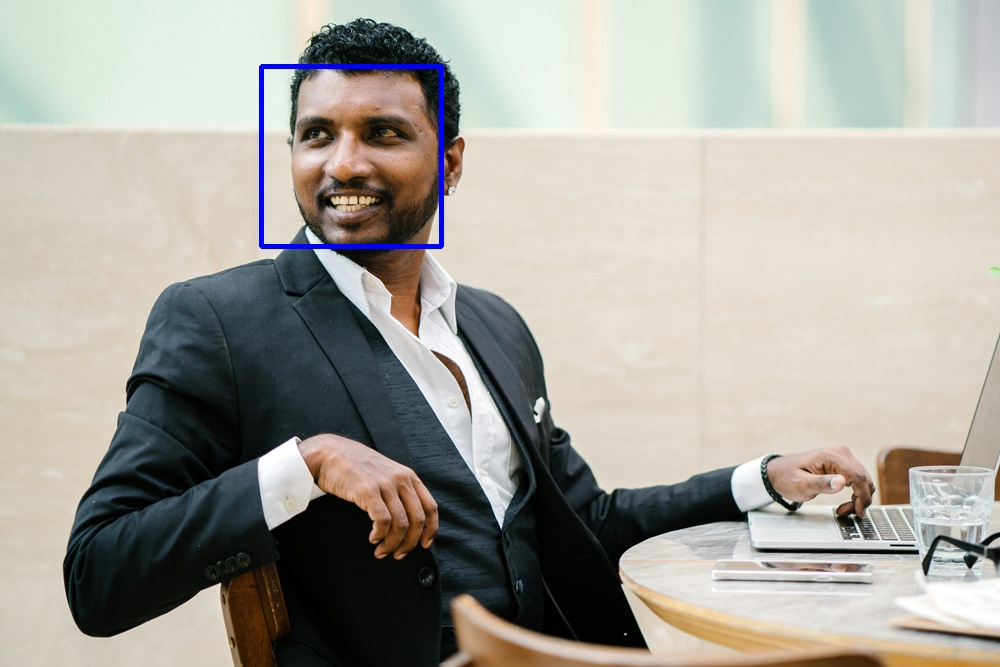
#> input picture uploads/Man-Stock-Photos.jpg, 1000 x 667 px
$ python face_detection.py uploads/Man-Stock-Photos.jpg
#> lines starting #> are read from the running program, lines starting #| are printed output that depends on the picture; after the words box and inside, x2 and y2 are one past the last pixel; in counts of white or black regions, pixels touching at a corner belong together
import cv2
import argparse

# Load the pre-trained Haar Cascade face detector provided by OpenCV
face_cascade = cv2.CascadeClassifier(cv2.data.haarcascades + 'haarcascade_frontalface_default.xml')
eye_cascade = cv2.CascadeClassifier(cv2.data.haarcascades + 'haarcascade_eye.xml')

def detect_single_human_face(image_path):
    # Load the image
#> called with image_path = 'uploads/Man-Stock-Photos.jpg'
    image = cv2.imread(image_path)
#> image is the input picture: shape (667, 1000, 3); mean B, G, R 155.8, 164.1, 166.2

    # Convert the image to grayscale (required for detection)
    gray_image = cv2.cvtColor(image, cv2.COLOR_BGR2GRAY)
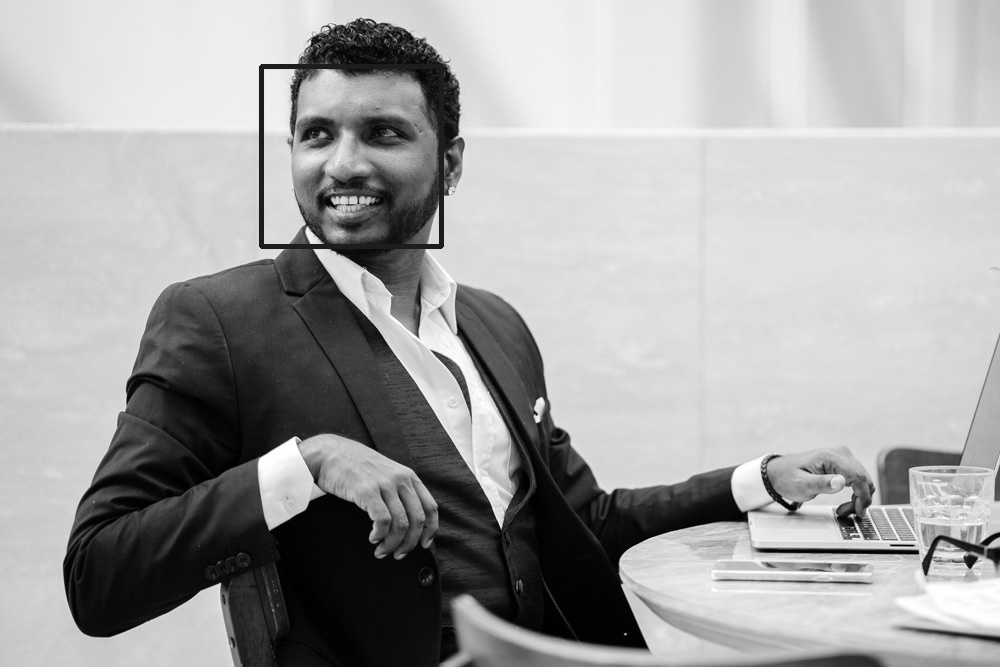
#> gray_image: shape (667, 1000); min 0, max 255, mean 163.8

    # Detect faces in the image
    faces = face_cascade.detectMultiScale(gray_image, scaleFactor=1.1, minNeighbors=5, minSize=(30, 30))
#> faces = [[260, 66, 180, 180]]

    # Filter out false positives using eye detection
    valid_faces = []
    for (x, y, w, h) in faces:
        face_roi = gray_image[y:y+h, x:x+w]
        eyes = eye_cascade.detectMultiScale(face_roi)
        if len(eyes) >= 2:  # A valid face should have at least two eyes
            valid_faces.append((x, y, w, h))
#> this loop made 1 pass
#> (x, y, w, h, eyes) on pass 1: (260, 66, 180, 180, [[34, 43, 48, 48], [87, 37, 55, 55]])
#> pass 1, in detect_single_human_face, `face_roi = gray_image[y:y+h, x:x+w]`:
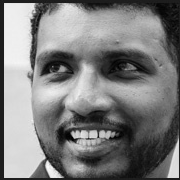
#> face_roi: shape (180, 180); min 0, max 250, mean 126.2
#> after the loop, valid_faces = [(260, 66, 180, 180)]


    print(len(valid_faces))
#| 1

    # Draw rectangles around the detected faces
    for (x, y, w, h) in valid_faces:
        cv2.rectangle(image, (x, y), (x + w, y + h), (255, 0, 0), 2)
#> this loop made 1 pass
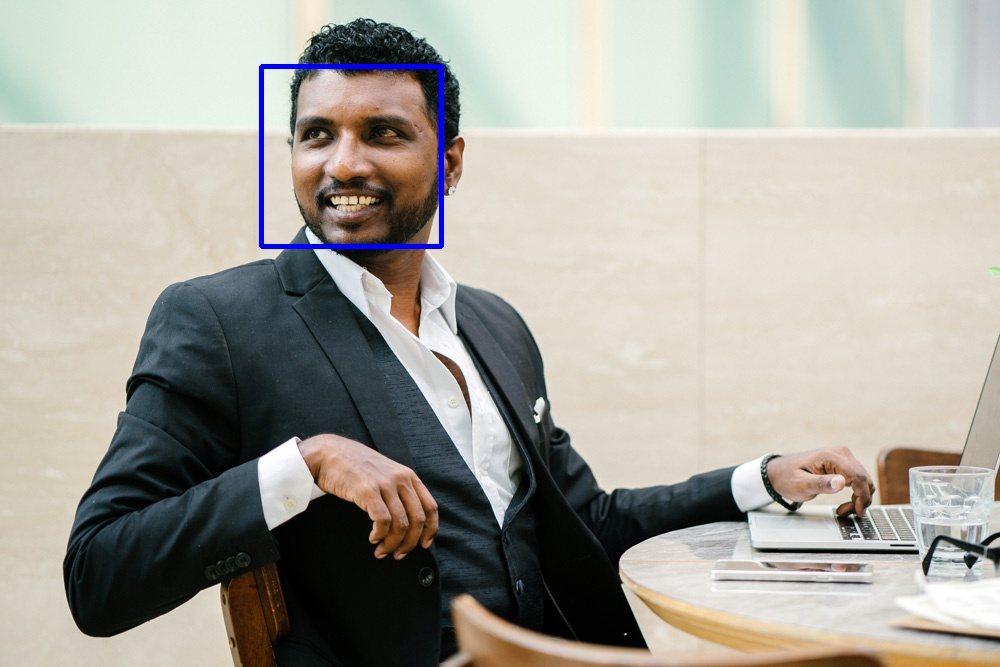
#> image: shape (667, 1000, 3); 0.32% of pixels changed, all inside (x1, y1, x2, y2) = (259, 65, 442, 248)

    # Display the output image with detected faces
    cv2.imshow('Faces detected', image)
    cv2.waitKey(0)
    cv2.destroyAllWindows()

    # Check if exactly one face is detected
    if len(faces) < 1:
        print("Error: Could not detect a face.")
        return

    if len(faces) > 1:
        print("Error: Multiple faces detected.")
        return


# Create the parser
parser = argparse.ArgumentParser(description="enter name of image")

# Add arguments
parser.add_argument('name', type=str, help="Image Name")

# Parse the arguments
args = parser.parse_args()


# Example usage:
# if __name__ == "__main__":
image_path = args.name  # Replace with your image path
detect_single_human_face(image_path)
